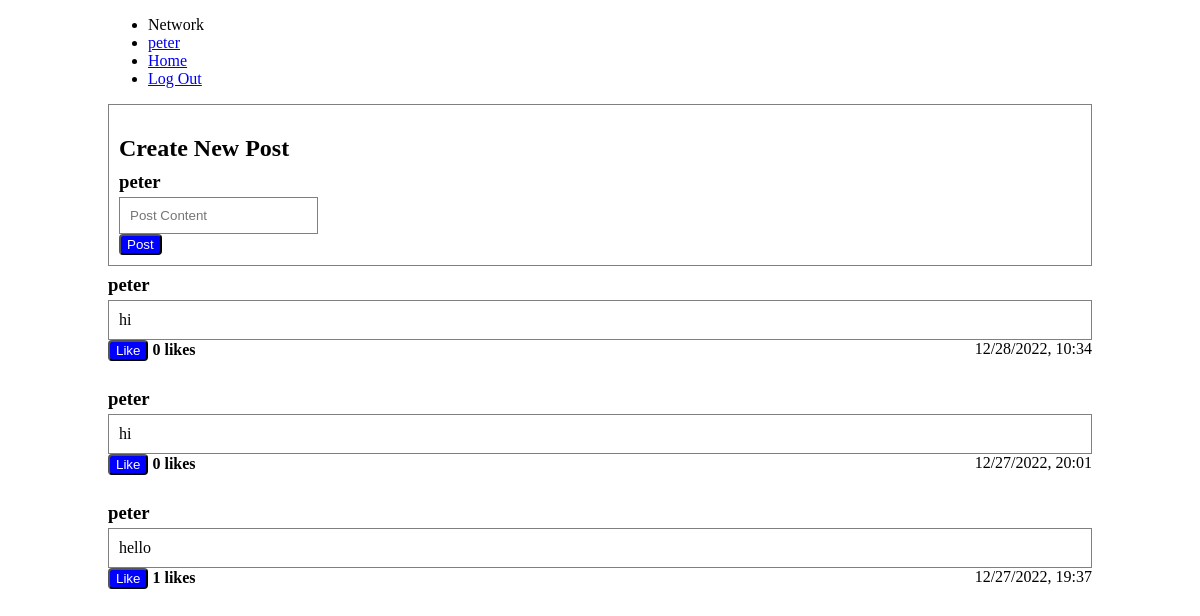
Page / (signed in) on the earlier database version.
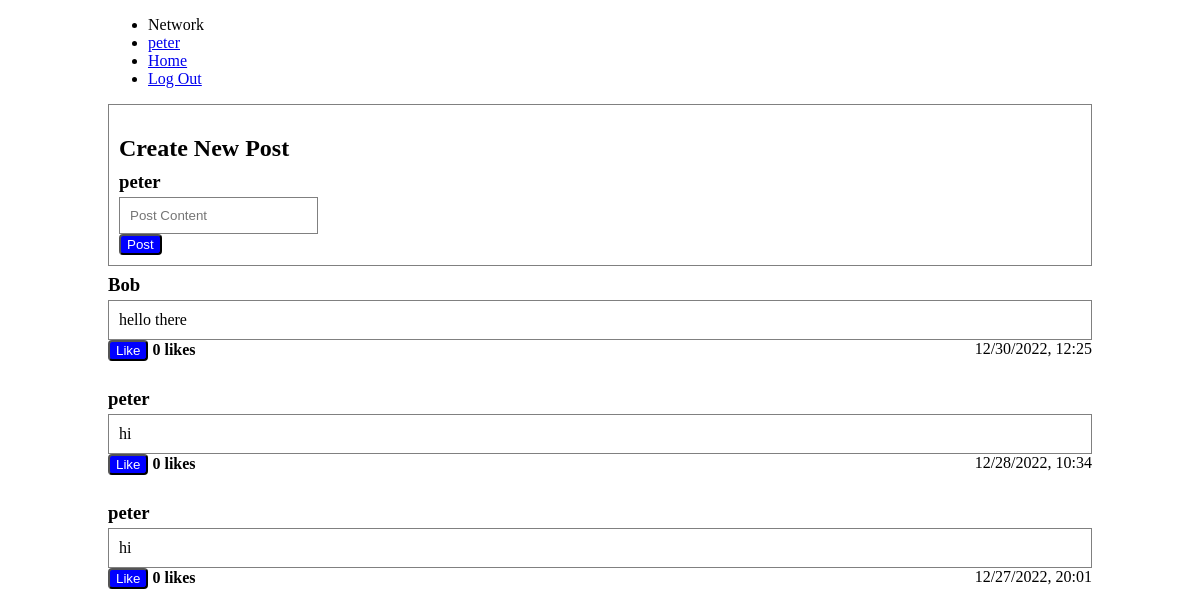
Same page on the later database version.
### tables this page shows
CREATE TABLE posts (
    id INTEGER PRIMARY KEY AUTOINCREMENT,
    user_id INTEGER NOT NULL,
    name TEXT NOT NULL,
    content TEXT NOT NULL,
    likes INTEGER DEFAULT 0 NOT NULL,
    datetime NUMERIC NOT NULL,
    FOREIGN KEY (user_id) REFERENCES users(id)
);

### app.py (the view)
@app.route("/", methods=["GET", "POST"])
@login_required
def index():
    if request.method == "GET":
        pass
    if request.method == "POST":
        content = request.form.get("content")
        if content:
            create_post(content)
        posts = get_posts()
    posts = get_posts()
    return render_template("index.html", posts=posts)

### helpers.py (called while the page is built)
def executeDB(query, arg=None):
    conn = sql.connect('network.db')
    conn.row_factory = sql.Row # "dictionary cursor"
    cur = conn.cursor()
    if arg == None:
        cur.execute(query)
    else:
        cur.execute(query, arg)
    value = cur.fetchall()
    conn.commit()
    conn.close()
    return value

def get_posts(user_id=None):
    if user_id == None:
        posts = executeDB("SELECT * FROM posts ORDER BY datetime DESC")
    else:
        posts = executeDB("SELECT * FROM posts WHERE user_id = ? ORDER BY datetime DESC", [user_id])
    return posts

def login_required(f):
    @wraps(f)
    def decorated_function(*args, **kwargs):
        if session.get("user_id") is None:
            return redirect("/login")
        return f(*args, **kwargs)
    return decorated_function

### templates/index.html (shortened to what this page needs)
{% extends "layout.html" %}
{% block body %}
    <div class="post">
        <h2>Create New Post</h2>
        <h3 class="username">{{ session["username"] }}</h3>
        <form action="/" method="post">
            <input class="post" placeholder="Post Content" name="content">
            <br>
            <input class="button" type="submit" value="Post">
        </form>
    </div>
    {% for post in posts %}
        <h3 class="username">{{ post["name"] }}</h3>
        <div class="post">{{ post["content"] }}</div>
        <form class="inline" >
            <button name="post{{ post["id"] }}" class="like button" type="button">Like</button>
        </form>
        <h4 name="post{{ post["id"] }}" class="inline">{{ post["likes"] }} likes</h4>
        <p class="inline right">{{ post["datetime"] }}</p>
    {% endfor %}
{% endblock %}

Differences in the rows shown:
removed posts: name "peter", content "hello", likes "1", datetime "12/27/2022, 19:37"
added posts: name "Bob", content "hello there", likes "0", datetime "12/30/2022, 12:25"
